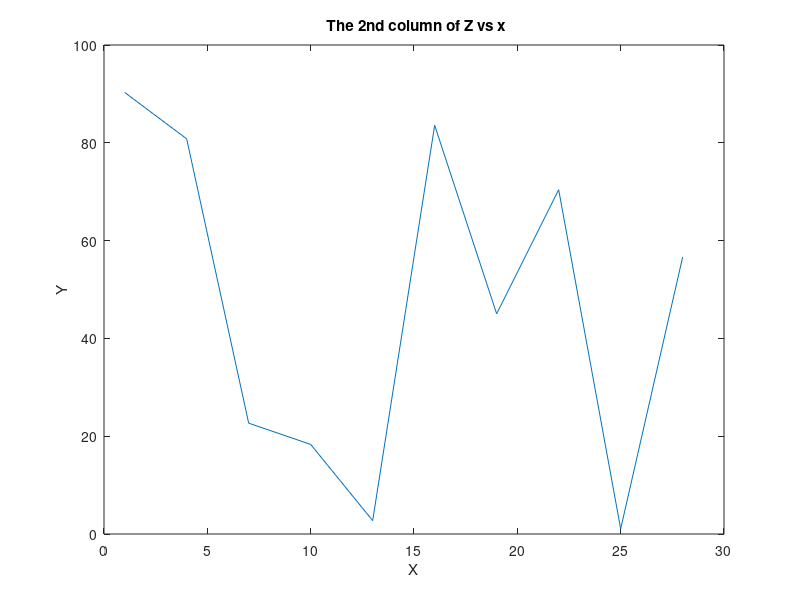

The MATLAB script that drew this image:
%Homework#1 
%Probelm#1
clc 
clear 
% Please note that x ranges from 1 to 28 since it is not possible to create
% a vector that starts from 1 and ends at 30 while maintaining an increment
% of 3
x=[1:3:30];
%Identifying the interval 
i1=1; i2=10;
%Then, rand is used to draw values from a uniform distribution in the open interval (1,10) 
a=(i2-i1)*rand(1,10)+i1;
Z=[a', (a').^2, (a').^0.5];
% This plots the first column of Z vs. x
plot(x',Z(:,2));
xlabel('X')
ylabel('Y')
title(' The 2nd column of Z vs x')





